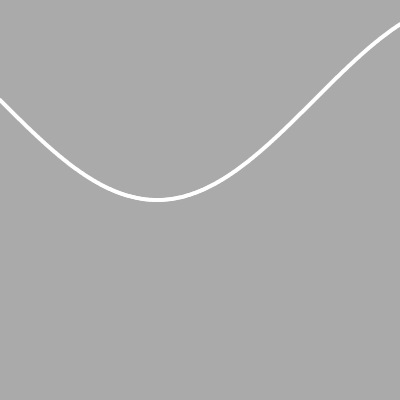
Frame 1 (no input)
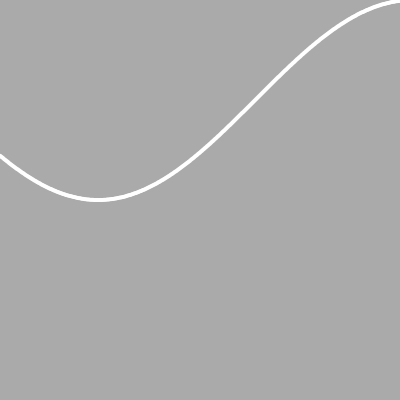
Frame 60 (no input)
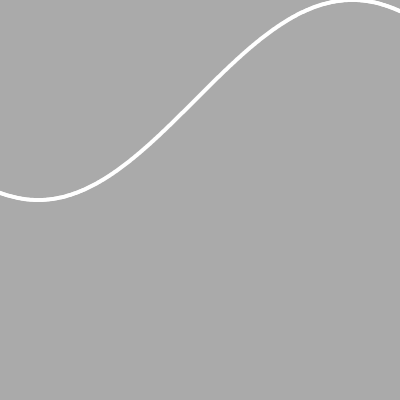
Frame 120 (the mouse pressed at the canvas centre since frame 60)

The p5.js sketch that drew these frames (run headless with seeded random() and noise() and a simulated clock; from frame 60 on, the mouse is pressed at the canvas centre):

// p5.js sketch
// ── sketch.js
let a1 = 0;
let offset =0;
function setup() {
	createCanvas(400, 400);
}

function draw() {
    background(170);
    stroke(255);
    strokeWeight(4);
    //translate(0,height/2);
    let offset =0;
    for (let x =0; x<= width; x+=1){
        let a = a1 + offset;
        let y = 100 + sin(a) * 100;
        beginShape(POINTS);
        vertex(x,y);
        endShape();
        offset+=0.01;
    }
    a1 +=0.01;
   }
